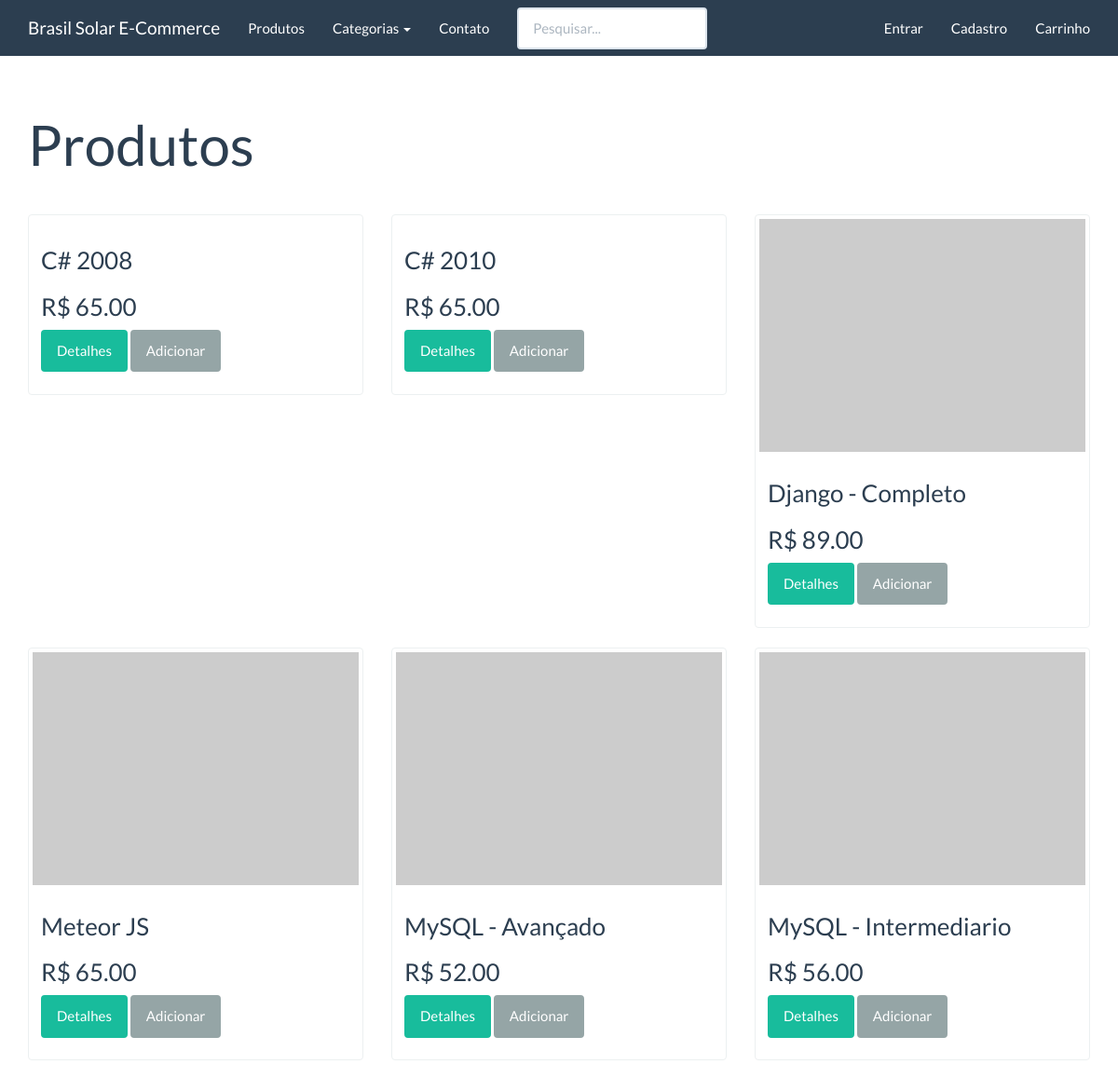
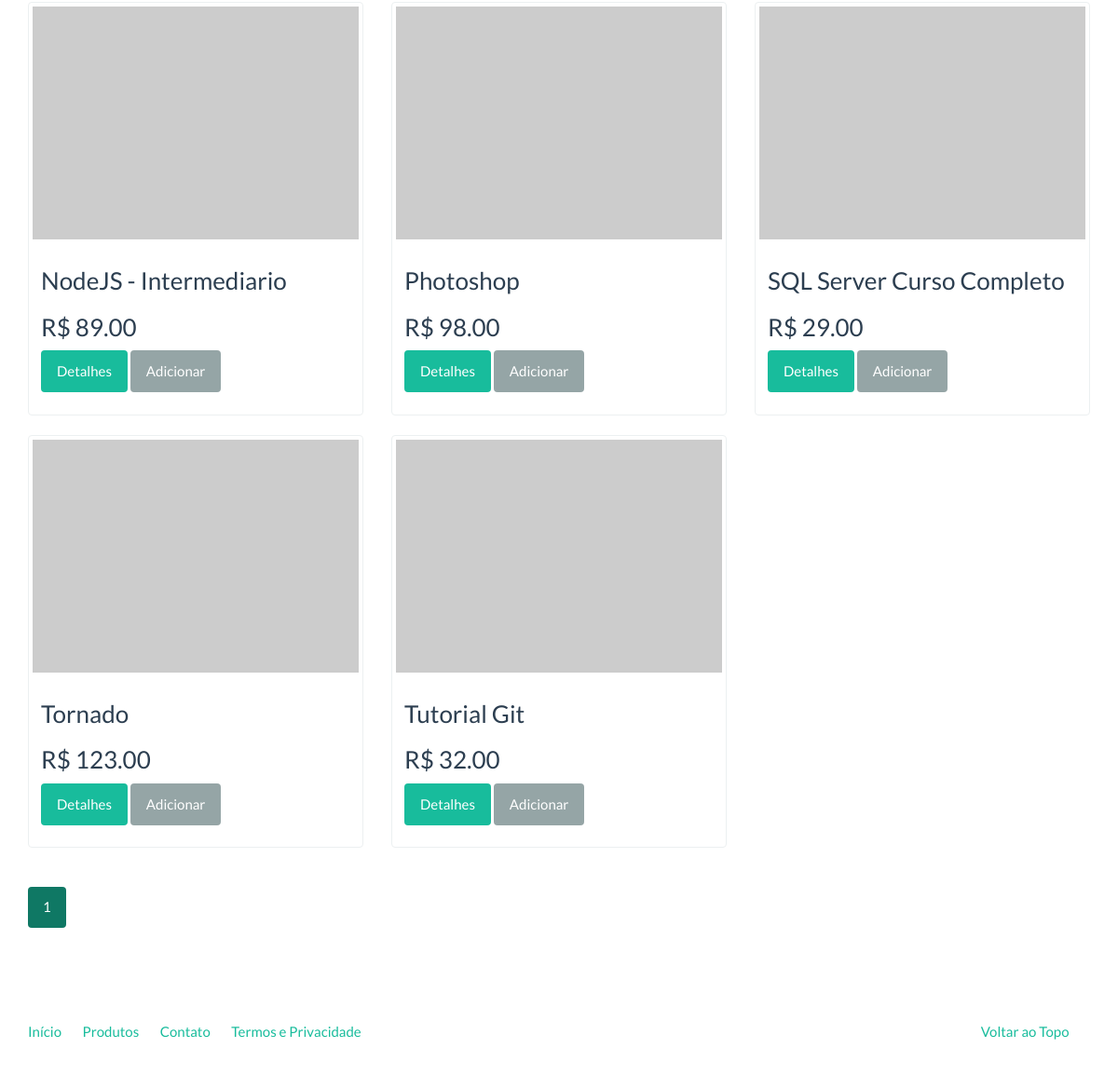
Screenshot of /catalogo/ with the database file from the repository (2 pictures, top to bottom).
### catalog/models.py (models this page shows, shortened)
class Product(models.Model):
    name = models.CharField('Nome', max_length=100)
    slug = models.SlugField('Identificador', max_length=100)
    category = models.ForeignKey('catalog.Category', verbose_name='Categoria')
    description = models.TextField('Descrição', blank=True)
    price = models.DecimalField('Preço', decimal_places=2, max_digits=8)
    created = models.DateField('Criado em', auto_now_add=True)
    modified = models.DateField('Modificado em', auto_now=True)
    image = models.ImageField('Imagem', upload_to='products', blank=True, null=True)
    def get_absolute_url(self):
        return reverse('catalog:product', kwargs={'slug': self.slug})
    class Meta:
        verbose_name = 'Produto'
        verbose_name_plural = 'Produtos'
        ordering = ['name']

### catalog/views.py (the view, shortened to what this page needs)
class ProductListView(generic.ListView):
    template_name = 'catalog/product_list.html'
    context_object_name = 'product_list'
    paginate_by = 12
    def get_queryset(self):
        queryset = Product.objects.all()
        q = self.request.GET.get('q', '')
        return queryset

### catalog/context_processors.py (called while the page is built)
def categories(request):
    return {
        'categories': Category.objects.all()
    }

### catalog/models.py (called while the page is built)
    def get_absolute_url(self):
        return reverse('catalog:category', kwargs={'slug': self.slug})

### core/templatetags/pagination.py (called while the page is built)
@register.inclusion_tag('pagination.html')
def pagination(request, paginator, page_obj):
    context = {}
    context['paginator'] = paginator
    context['request'] = request
    context['page_obj'] = page_obj
    getvars = request.GET.copy()
    if 'page' in getvars:
        del getvars['page']
    if len(getvars) > 0:
        context['getvars'] = '&{0}'.format(getvars.urlencode())
    else:
        context['getvars'] = ''
    return context

### catalog/templates/catalog/product_list.html (shortened to what this page needs)
{% extends "base.html" %}
{% load pagination %}
{% block container %}
    <div class="page-header">
        <h1>Produtos</h1>
    </div>
    <div class="row">
        {% for product in product_list %}
            {% include "catalog/_product.html" %}
        {% endfor %}
    </div>
    {% pagination request paginator page_obj %}
{% endblock %}

### catalog/templates/catalog/_product.html
{% load thumbnail %}
<div class="col-sm-6 col-md-4">
    <div class="thumbnail">
        <a href="{{ product.get_absolute_url}}">
            {% if product.image %}
                <img src="{{ product.image|thumbnail_url:'product_image' }}" alt="" />
            {% else %}
                <img src="http://placehold.it/350x250" alt="" />
            {% endif %}
        </a>
        <div class="caption">
            <h3>{{ product.name }}</h3>
            <h3>R$ {{ product.price }}</h3>
            <p>
                <a href="{{ product.get_absolute_url }}" class="btn btn-success" role="button">Detalhes</a>
                <a href="{% url 'checkout:create_cartitem' product.slug %}" class="btn btn-default" role="button">Adicionar</a></p>
        </div>
    </div>
</div>

### rows the page displays
Product: name "C# 2008", price "65.00"
Product: name "C# 2010", price "65.00"
Product: name "Django - Completo", price "89.00"
Product: name "Meteor JS", price "65.00"
Product: name "MySQL - Avançado", price "52.00"
Product: name "MySQL - Intermediario", price "56.00"
Product: name "NodeJS - Intermediario", price "89.00"
Product: name "Photoshop", price "98.00"
Product: name "SQL Server Curso Completo", price "29.00"
Product: name "Tornado", price "123.00"
Product: name "Tutorial Git", price "32.00"

### other values shown
{{ page }} "1"
